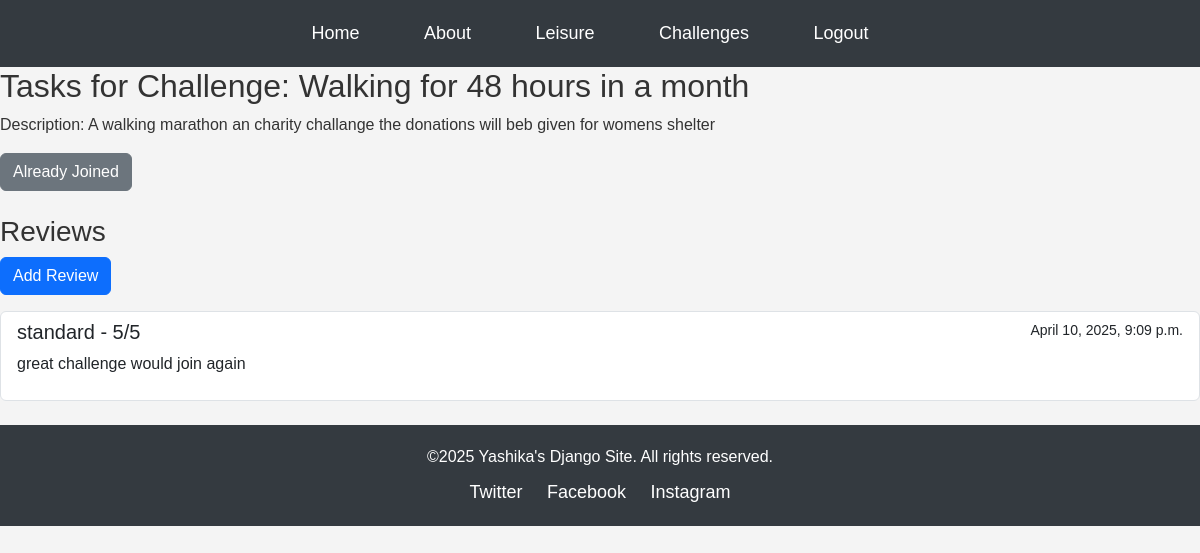
Screenshot of /challengeTaskList/1/ (signed in) with the database file from the repository.
### leisureProjects/models.py (models this page shows, shortened)
class Challenge(models.Model):
    WALLPAPER_CHOICES = [
        ('wallpaper1.jpg', 'Wallpaper 1'),
        ('wallpaper2.jpg', 'Wallpaper 2'),
        ('wallpaper3.jpg', 'Wallpaper 3'),
        ('wallpaper4.jpg', 'Wallpaper 4'),
        ('wallpaper5.jpg', 'Wallpaper 5'),
        ('wallpaper6.jpg', 'Wallpaper 6'),
        ('wallpaper7.jpg', 'Wallpaper 6'),
        ('wallpaper8.jpg', 'Wallpaper 6'),
    ]
    title = models.CharField(max_length=200)
    description = models.TextField()
    age_category = models.TextField()
    start_date = models.DateField()
    end_date = models.DateField()
    wallpaper = models.CharField(
        max_length=50,
        choices=WALLPAPER_CHOICES,
        default='wallpaper1.jpg'
    )

class ChallengeReview(models.Model):
    challenge = models.ForeignKey(Challenge, on_delete=models.CASCADE, related_name='reviews')
    user = models.ForeignKey(User, on_delete=models.CASCADE)
    rating = models.IntegerField(choices=[(i, str(i)) for i in range(1, 6)])
    comment = models.TextField()
    created_at = models.DateTimeField(auto_now_add=True)

### leisureProjects/views.py (the view)
# urls.py: path('challengeTaskList/<int:challenge_id>/', views.challenge_taskList, name="challengeTaskList"),
def challenge_taskList(request, challenge_id):
    challenge = Challenge.objects.get(id=challenge_id)
    reviews = challenge.reviews.all().order_by('-created_at')
    participants = challenge.participants.all()
    return render(request, 'leisureProjects/challengeTaskList.html', {
        'challenge': challenge,
        'reviews': reviews,
        'participants': participants,
        'now': timezone.now(),
        'is_participant': request.user.is_authenticated and
                         challenge.participants.filter(user=request.user).exists()
    })

### leisureProjects/templates/leisureProjects/challengeTaskList.html (shortened to what this page needs)
{% load static %}
{% include 'includes/header.html' %}
<link href="https://cdn.jsdelivr.net/npm/bootstrap@5.3.0/dist/css/bootstrap.min.css" rel="stylesheet">
<h2>Tasks for Challenge: {{ challenge.title }}</h2>
<p>Description: {{ challenge.description }}</p>
<div class="challenge-meta mb-4">
    {% if user.profile.role == 'organizer' %}
        <div class="participants-section mt-3">
            <h4>Participants ({{ participants.count }})</h4>
            <div class="list-group">
                {% for participant in participants %}
                <div class="list-group-item">
                    {{ participant.user.username }}
                </div>
                {% empty %}
                <div class="list-group-item">No participants yet</div>
                {% endfor %}
            </div>
        </div>
    {% else %}
        {% if not is_organizer %}
            {% if is_participant %}
                <a href="#" class="btn btn-secondary">Already Joined</a>
            {% else %}
                <a href="{% url 'joinChallenge' challenge.id %}" class="btn btn-success">Join Challenge</a>
            {% endif %}
        {% endif %}
        <div class="mt-4">
            <h3>Reviews</h3>
            <a href="{% url 'createReview' challenge.id %}" class="btn btn-primary mb-3">Add Review</a>
            {% if reviews %}
                <div class="list-group">
                    {% for review in reviews %}
                        <div class="list-group-item">
                            <div class="d-flex justify-content-between">
                                <h5>{{ review.user.username }} - {{ review.rating }}/5</h5>
                                <small>{{ review.created_at }}</small>
                            </div>
                            <p>{{ review.comment }}</p>
                        </div>
                    {% endfor %}
                </div>
            {% else %}
                <p>No reviews yet. Be the first to review!</p>
            {% endif %}
        </div>
    {% endif %}
</div>
{% include 'includes/footer.html' %}

### leisureProjects/static/css/header.css (style rules this page uses)
body { font-family: Arial, sans-serif; background-color: #f4f4f4; color: #333; }
h2, h3 { color: #333; }

### rows the page displays
Challenge: title "Walking for 48 hours in a month", description "A walking marathon an charity challange the donations will beb given for womens shelter"
ChallengeReview: user.username "standard", rating "5", created_at "April 10, 2025, 9:09 p.m.", comment "great challenge would join again"
